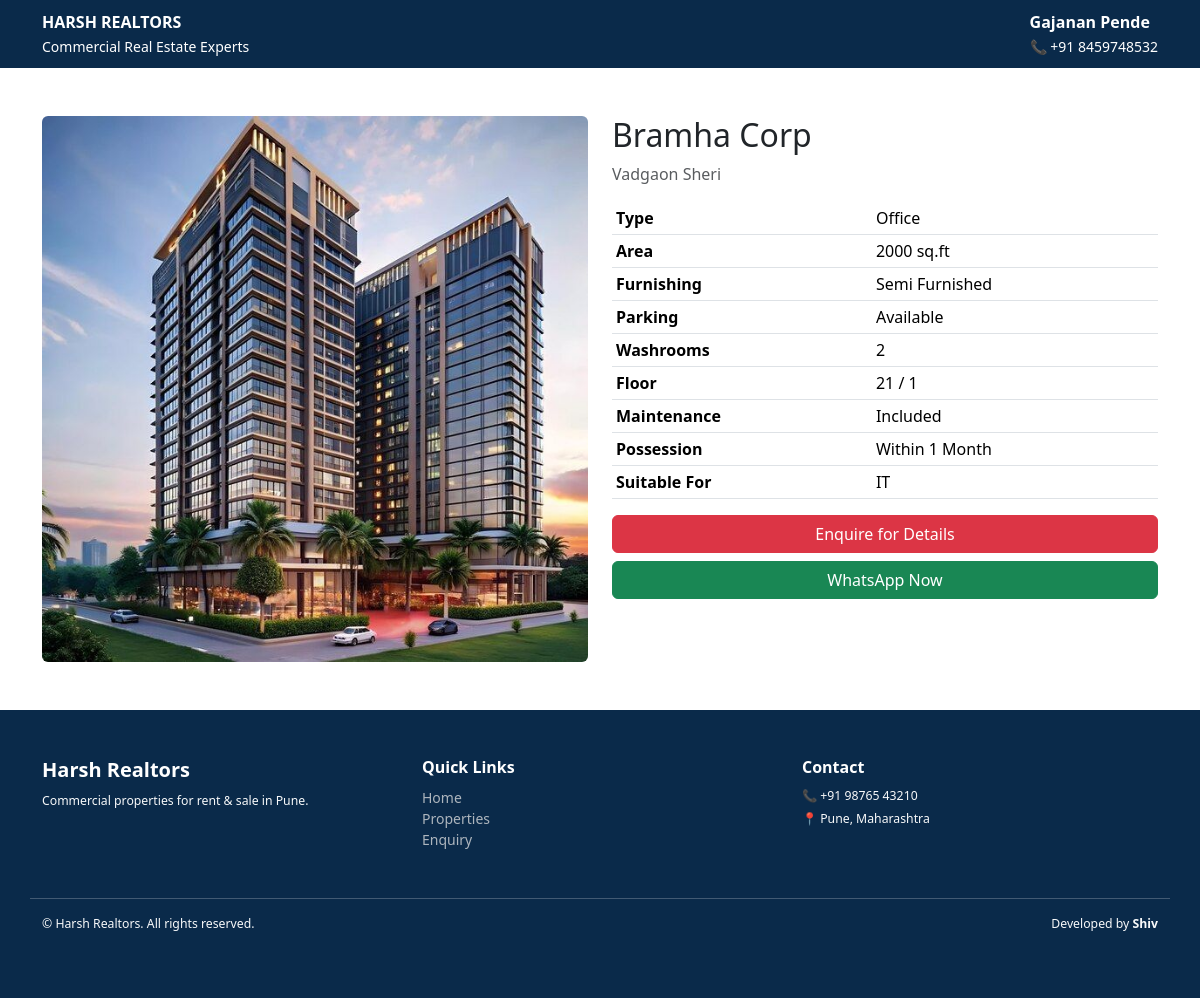
Page /property/1/ on the committed database.
### core/models.py (models this page shows, shortened)
class Property(models.Model):
    PROPERTY_TYPE = [
        ('Office', 'Office'),
        ('Shop', 'Shop'),
        ('Warehouse', 'Warehouse'),
    ]
    title = models.CharField(max_length=200)
    location = models.CharField(max_length=200)
    property_type = models.CharField(max_length=20, choices=PROPERTY_TYPE)
    area_sqft = models.PositiveIntegerField()
    furnishing = models.CharField(max_length=50, blank=True)
    parking = models.CharField(max_length=50, blank=True)
    washrooms = models.PositiveIntegerField(default=1)
    floor = models.CharField(max_length=20, blank=True)
    total_floors = models.CharField(max_length=20, blank=True)
    suitable_for = models.CharField(max_length=200, blank=True)
    maintenance = models.CharField(max_length=100, blank=True)
    possession = models.CharField(max_length=100, blank=True)
    property_age = models.CharField(max_length=50, blank=True)
    image = models.ImageField(upload_to='properties/')
    created_at = models.DateTimeField(auto_now_add=True)

### core/views.py (the view)
# urls.py: path('property/<int:id>/', views.property_detail, name='property_detail'),
def property_detail(request, id):
    property = get_object_or_404(Property, id=id)
    return render(request, 'property_detail.html', {'property': property})

### templates/property_detail.html
{% extends 'base.html' %}
{% block content %}
<div class="container my-5">
    <div class="row g-4">
        <div class="col-md-6">
            <img src="{{ property.image.url }}"
                 class="img-fluid rounded property-detail-img"
                 alt="{{ property.title }}">
        </div>
        <div class="col-md-6">
            <h2>{{ property.title }}</h2>
            <p class="text-muted">{{ property.location }}</p>
            <table class="table table-sm mt-3">
                <tr><th>Type</th><td>{{ property.property_type }}</td></tr>
                <tr><th>Area</th><td>{{ property.area_sqft }} sq.ft</td></tr>
                <tr><th>Furnishing</th><td>{{ property.furnishing }}</td></tr>
                <tr><th>Parking</th><td>{{ property.parking }}</td></tr>
                <tr><th>Washrooms</th><td>{{ property.washrooms }}</td></tr>
                <tr><th>Floor</th><td>{{ property.floor }} / {{ property.total_floors }}</td></tr>
                <tr><th>Maintenance</th><td>{{ property.maintenance }}</td></tr>
                <tr><th>Possession</th><td>{{ property.possession }}</td></tr>
                <tr><th>Suitable For</th><td>{{ property.suitable_for }}</td></tr>
            </table>
            <a href="{% url 'enquiry' %}" class="btn btn-danger w-100 mb-2">
                Enquire for Details
            </a>
            <a href="https://wa.me/91XXXXXXXXXX"
               class="btn btn-success w-100">
                WhatsApp Now
            </a>
        </div>
    </div>
</div>
{% endblock %}

### rows in the picture
Property: image (picture), title "Bramha Corp", location "Vadgaon Sheri", property_type "Office", area_sqft "2000", furnishing "Semi Furnished", parking "Available", washrooms "2", floor "21", total_floors "1", maintenance "Included", possession "Within 1 Month", suitable_for "IT"
